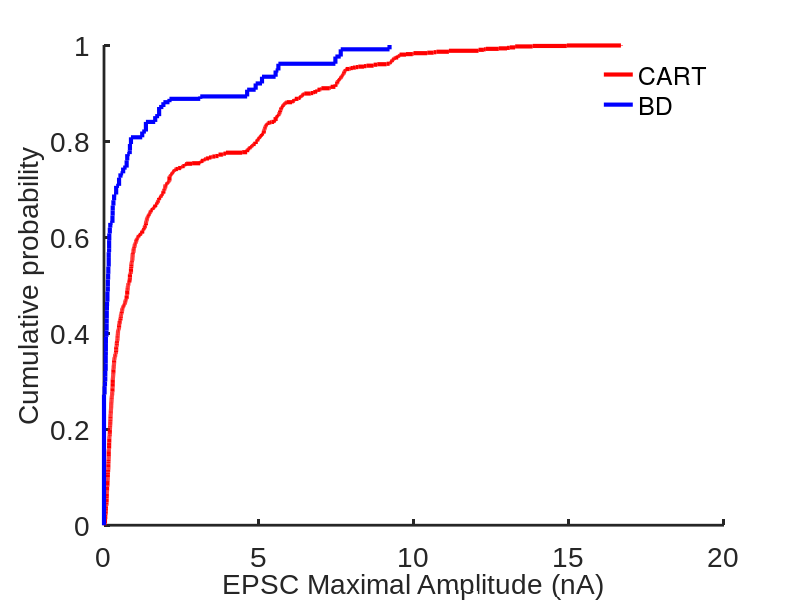
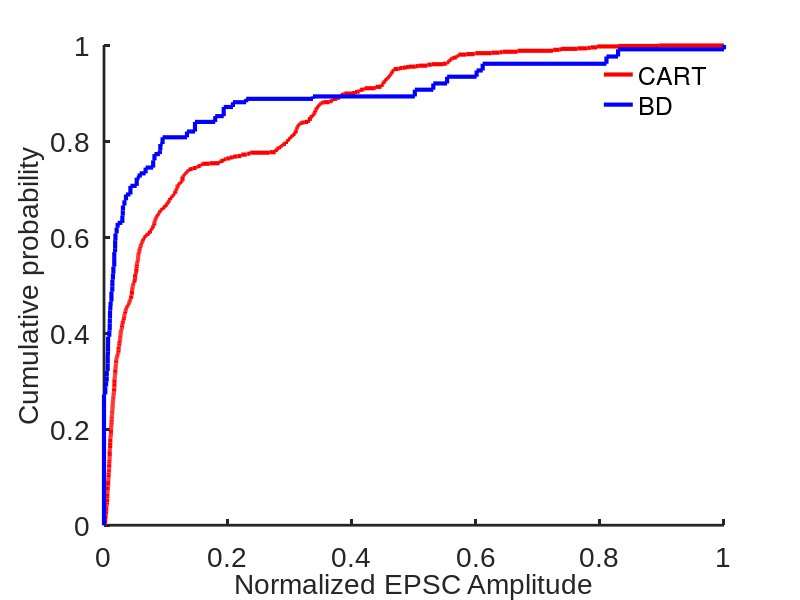
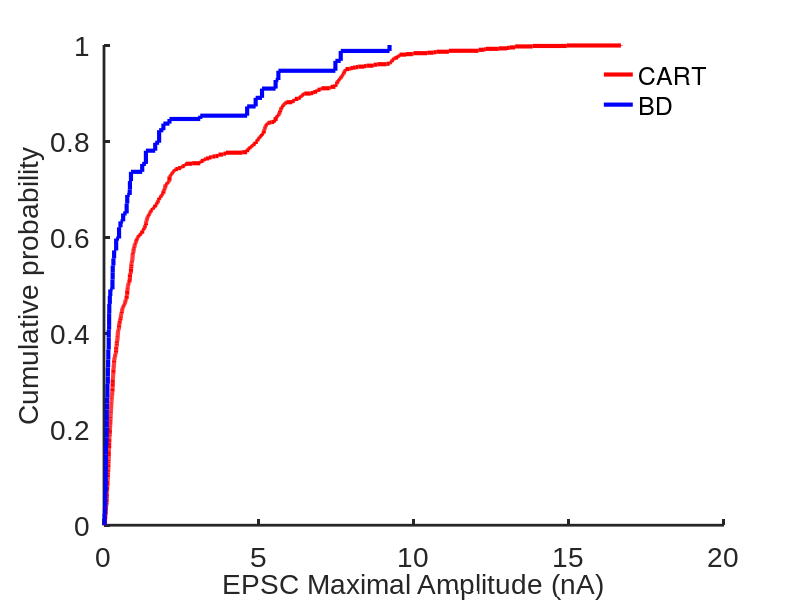
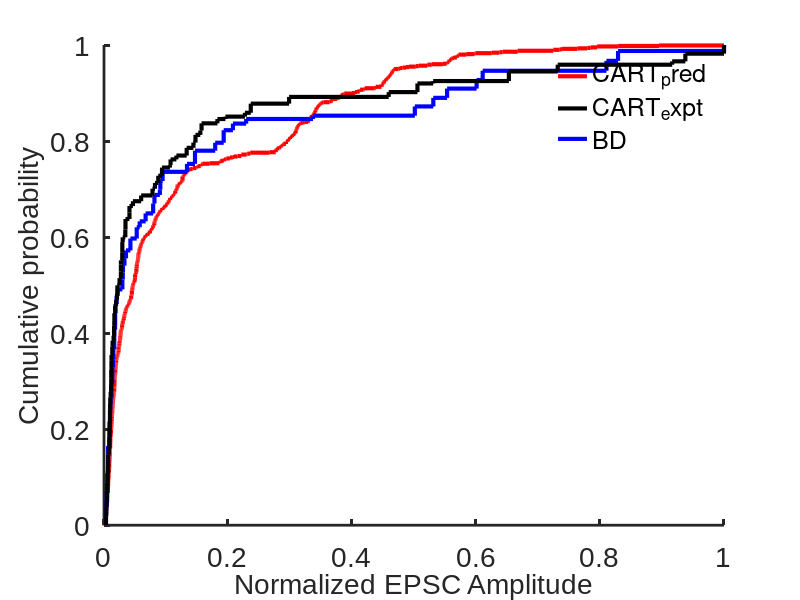

These charts were generated, in order, by the following MATLAB code:
close all
clear variables
clc

data = importdata('BD_AMPA_MAX.csv'); % Pool of maximum currents evoked by BD-CreER+ inputs 
data_cart = importdata('CART_AMPA_MAX.csv'); % Pool of maximum currents evoked by CART-Cre+ inputs
TC_total = 1000; 
Nonspec_frac = 0.2726;  % Fraction of nonspecific labelling in RGC_CART-Cre mice
BD_frac = (1 - Nonspec_frac) * 0.494; % Fraction of ventral ooDSGCs 
Dors_frac = (1 - Nonspec_frac) * 0.506; % Fraction of dorsal ooDSGCs

RGC_Nonspec = [];
RGC_BD = [];
RGC_Dors = [];
RGC_CART = [];
CART = [];

i = 1;
while i <= TC_total * Nonspec_frac
    RGC_Nonspec (i) = data(randi(size(data,1)));
    RGC_Dors (i) = 0;
    RGC_BD (i) = 0;
    RGC_CART (i) = RGC_Nonspec (i) + RGC_Dors (i) + RGC_BD (i);
    CART(i) = data_cart(randi(size(data_cart,1)));
    i = i+1;
end

i = 1;
while i <= TC_total * (1-Nonspec_frac)
    RGC_Nonspec (end+1) = 0;
    RGC_Dors (end+1) = data(randi(size(data,1)));
    RGC_BD (end+1) = data(randi(size(data,1)));
    RGC_CART (end+1) = RGC_Nonspec (end) + RGC_Dors (end) + RGC_BD (end);
    CART(end+1) = data_cart(randi(size(data_cart,1)));
    i = i+1;
end

RGC_CART_plot = cdfplot (RGC_CART);
hold on;
BD_plot = cdfplot (RGC_BD);
hold on;
set (RGC_CART_plot, 'LineWidth', 3, 'Color', 'R');
set (BD_plot, 'LineWidth', 3, 'Color', 'B');
set(gca, 'LineWidth', 2);
set(gca, 'FontName', 'Arial');
set(gca, 'FontSize', 20);
box off
grid off
xlabel('EPSC Maximal Amplitude (nA)','FontSize',20);
ylabel('Cumulative probability','FontSize',20);
legend([RGC_CART_plot BD_plot], 'CART', 'BD', 'Location', 'best')
%legend("");
legend boxoff
title("");

nor_RGC_CART = RGC_CART / max (RGC_CART);
nor_RGC_BD = RGC_BD / max (RGC_BD);
nor_CART = CART / max (CART);

figure (2);
nor_RGC_CART_plot = cdfplot (nor_RGC_CART);
hold on;
nor_BD_plot = cdfplot (nor_RGC_BD);
set (nor_RGC_CART_plot, 'LineWidth', 3, 'Color', 'R');
set (nor_BD_plot, 'LineWidth', 3, 'Color', 'B');
set(gca, 'LineWidth', 2);
set(gca, 'FontName', 'Arial');
set(gca, 'FontSize', 20);
box off
grid off
xlabel('Normalized EPSC Amplitude','FontSize',20);
ylabel('Cumulative probability','FontSize',20);
legend([nor_RGC_CART_plot nor_BD_plot], 'CART', 'BD', 'Location', 'best')
%legend ("");
legend boxoff
title("");

j = 1;
i = 1;
while j <= length (RGC_CART)
    if RGC_CART (j) > 0
        RGC_CART_nonZ (i) = RGC_CART (j);
        i = i+1;
    else
    end
    j = j+1;
end

j = 1;
i = 1;
while j <= length (RGC_BD)
    if RGC_BD (j) > 0
        RGC_BD_nonZ (i) = RGC_BD (j);
        i = i+1;
    else
    end
    j = j+1;
end

j = 1;
i = 1;
while j <= length (RGC_Dors)
    if RGC_Dors (j) > 0
        RGC_Dors_nonZ (i) = RGC_Dors (j);
        i = i+1;
    else
    end
    j = j+1;
end

figure (3);
RGC_CART_nonZ_plot = cdfplot (RGC_CART_nonZ);
hold on;
RGC_BD_nonZ_plot = cdfplot (RGC_BD_nonZ);
set (RGC_CART_nonZ_plot, 'LineWidth', 3, 'Color', 'R');
set (RGC_BD_nonZ_plot, 'LineWidth', 3, 'Color', 'B');
set(gca, 'LineWidth', 2);
set(gca, 'FontName', 'Arial');
set(gca, 'FontSize', 20);
box off
grid off
xlabel('EPSC Maximal Amplitude (nA)','FontSize',20);
ylabel('Cumulative probability','FontSize',20);
legend([RGC_CART_nonZ_plot RGC_BD_nonZ_plot], 'CART', 'BD', 'Location', 'best')
%legend("");
legend boxoff
title("");

j = 1;
i = 1;
while j <= length (nor_RGC_CART)
    if nor_RGC_CART (j) > 0
        nor_RGC_CART_nonZ (i) = nor_RGC_CART (j);
        i = i+1;
    else
    end
    j = j+1;
end

j = 1;
i = 1;
while j <= length (nor_RGC_BD)
    if nor_RGC_BD (j) > 0
        nor_RGC_BD_nonZ (i) = nor_RGC_BD (j);
        i = i+1;
    else
    end
    j = j+1;
end

j = 1;
i = 1;
while j <= length (nor_CART)
    if nor_CART (j) > 0
        nor_CART_nonZ (i) = nor_CART (j);
        i = i+1;
    else
    end
    j = j+1;
end

figure (4);
nor_RGC_CART_nonZ_plot = cdfplot (nor_RGC_CART_nonZ);
hold on;
nor_RGC_BD_nonZ_plot = cdfplot (nor_RGC_BD_nonZ);
hold on;
nor_CART_nonZ_plot = cdfplot (nor_CART_nonZ);
set (nor_RGC_CART_nonZ_plot, 'LineWidth', 3, 'Color', 'R');
set (nor_RGC_BD_nonZ_plot, 'LineWidth', 3, 'Color', 'B');
set (nor_CART_nonZ_plot, 'LineWidth', 3, 'Color', 'k');
set(gca, 'LineWidth', 2);
set(gca, 'FontName', 'Arial');
set(gca, 'FontSize', 20);
box off
grid off
xlabel('Normalized EPSC Amplitude','FontSize',20);
ylabel('Cumulative probability','FontSize',20);
legend([nor_RGC_CART_nonZ_plot nor_CART_nonZ_plot nor_RGC_BD_nonZ_plot], 'CART_pred', 'CART_expt', 'BD', 'Location', 'best');
%legend("");
legend boxoff
title("");
[nor_nonZ_h1,p1] = kstest2 (nor_RGC_CART_nonZ, nor_RGC_BD_nonZ);
[nor_nonZ_h2,p2] = kstest2 (nor_RGC_CART_nonZ, nor_CART_nonZ);
[nor_nonZ_h3,p3] = kstest2 (nor_RGC_BD_nonZ, nor_CART_nonZ);
test_result = [nor_nonZ_h1, p1; nor_nonZ_h2, p2;nor_nonZ_h3,p3];
